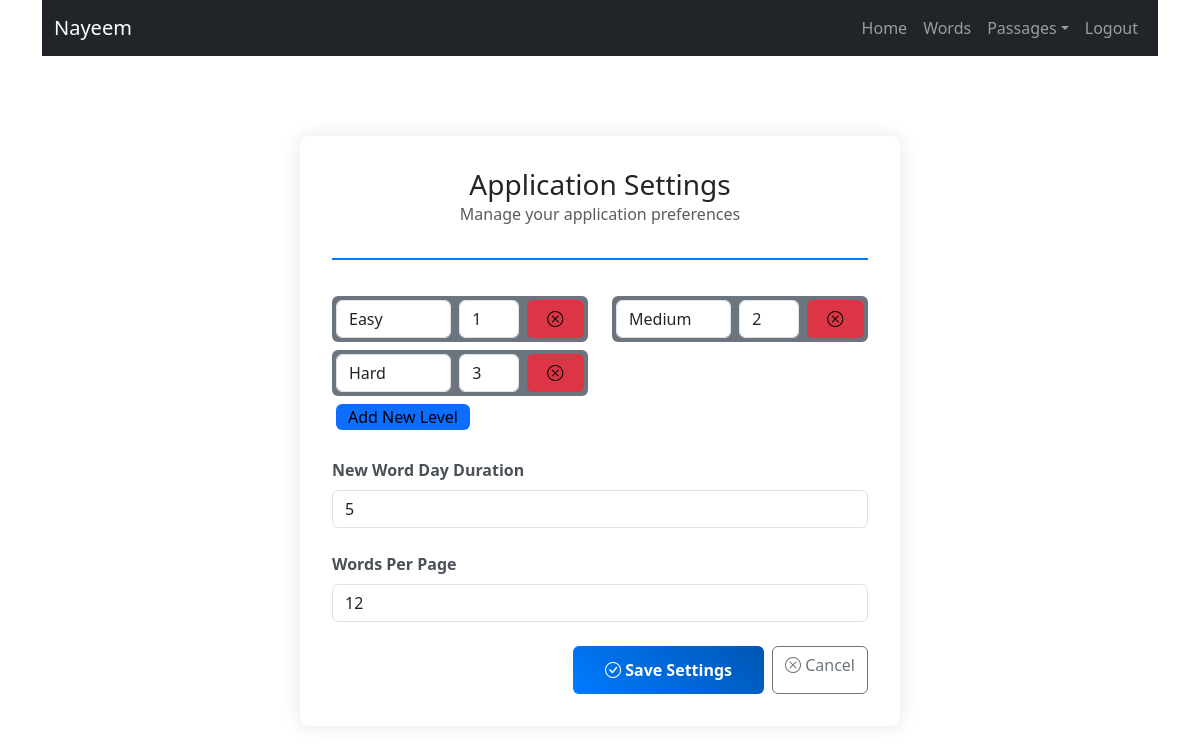
The page /settings/get-user-settings/ (signed in) on the database its author committed.
### user/models.py (models this page shows, shortened)
class User(AbstractUser):
    phone = models.CharField(max_length=100, null=True, blank=True)
    gender = models.CharField(max_length=10, choices=ghelp.list_to_tuple(CHOICE.GENDER), blank=True, null=True)
    user_type = models.CharField(max_length=20, choices=ghelp.list_to_tuple(CHOICE.USER_TYPE), default='General')
    @property
    def short_name(self):
        name = None
        if self.first_name: name = self.first_name
        else:
            if self.last_name: name = self.last_name
        return name

### word/models.py (models this page shows, shortened)
class ComplexityLevel(models.Model):
    text = models.CharField(max_length=50, unique=True)
    difficulty_level = models.IntegerField(default=1)
    color = models.CharField(max_length=50)
    created_at = models.DateTimeField(auto_now_add=True)

### settings/models.py (models this page shows, shortened)
class UserSettings(models.Model):
    user = models.OneToOneField(MODELS_USER.User, on_delete=models.CASCADE, related_name='user_setting')
    new_word_day_duration = models.IntegerField(default=7)
    words_per_page = models.IntegerField(default=12)

### settings/views.py (the view, shortened to what this page needs)
# urls.py: path('get-user-settings/', views.get_user_settings, name='get-user-settings'),
@login_required(login_url=ghelp.nav_links(key='login')['link'])
def get_user_settings(request):
    html_path = 'dictionary/settings/get-user-settings.html'
    user_settings = ghelp.get_user_settings(request.user)
    general_Settings = ghelp.get_general_settings(MODELS_SETT.Settings)
    context = {
        'title': 'Settings',
        'user': request.user,
        'nav_links': {
            'auth': {
                'home': ghelp.nav_links(key='home', user=request.user),
                'view_passage': ghelp.nav_links(key='view_passage'),
                'add_passage': ghelp.nav_links(key='add_passage'),
                'words': ghelp.nav_links(key='words'),
                'logout': ghelp.nav_links(key='logout')
            },
            'unauth': {
                'home': ghelp.nav_links(key='home'),
                'login': ghelp.nav_links(key='login'),
                'register': ghelp.nav_links(key='register'),
            }
        },
        'data': {
            'is_admin': True if request.user.user_type == 'Admin' else False,
            'complexitys': MODELS_WORD.ComplexityLevel.objects.all().order_by('difficulty_level'),
            'general_Settings': general_Settings,
            'user_settings': user_settings,
        }
    }
    return render(request, html_path, context=context)

### help/common/n.py (called while the page is built)
    def get_general_settings(self, Settings):
        settings = Settings.objects.all()
        if settings.exists(): return settings.first()
        else: return None

    def get_user_settings(self, loggedin_user):
        if hasattr(loggedin_user, 'user_setting'): return loggedin_user.user_setting
        else: return None

### templates/dictionary/settings/get-user-settings.html (shortened to what this page needs)
{% extends 'base.html' %}
{% block navbar %}
    <nav class="navbar navbar-expand-lg navbar-dark navbar-sticky-top">
        <div class="container-fluid">
            <a class="navbar-brand" href="{% url nav_links.auth.home.name %}">{{nav_links.auth.home.level}}</a>
            <div class="collapse navbar-collapse" id="navbarNav">
                <ul class="navbar-nav ms-auto">
                    {% if user.is_authenticated %}
                        <li class="nav-item"><a class="nav-link" href="{% url nav_links.auth.home.name %}">Home</a></li>
                        <li class="nav-item"><a class="nav-link" href="{% url nav_links.auth.words.name %}">{{nav_links.auth.words.level}}</a></li>
                        <li class="nav-item dropdown">
                            <a class="nav-link dropdown-toggle" href="#" id="passagesDropdown" role="button" data-bs-toggle="dropdown" aria-expanded="false">Passages</a>
                        </li>
                        <li class="nav-item"><a class="nav-link" href="{% url nav_links.auth.logout.name %}">{{nav_links.auth.logout.level}}</a></li>
                    {% endif %}
                </ul>
            </div>
        </div>
    </nav>
{% endblock %}
{% block body %}
    <div class="container py-5">
        <div class="settings-container">
            <div class="settings-header text-center">
                <h1 class="h3 mb-0">Application Settings</h1>
                <p class="text-muted">Manage your application preferences</p>
            </div>
            <form method="post" action="{% url 'get-user-settings' %}" novalidate>
                <div class="mb-4">
                    <div id="complexity-containter" class="row">
                        {% for complexity in data.complexitys %}
                        <div id="complexity-{{complexity.id}}" class="col-12 col-md-6 my-1 complexities">
                            <div class="d-flex flex-row bg-secondary rounded">
                                <input type="text"
                                    class="form-control w-50 m-1"
                                    value="{{complexity.text}}"
                                    name="complexity_text"
                                    required>
                                <input type="number"
                                    class="form-control w-25 m-1"
                                    value="{{complexity.difficulty_level}}"
                                    name="complexity_difficulty_level"
                                    min="1"
                                    required>
                                <button class="w-25 bg-danger rounded m-1" type="button" style="border: none;" onclick="removeComplexity('complexity-{{complexity.id}}')"><i class="bi bi-x-circle"></i></button>
                            </div>
                        </div>
                        {% endfor %}
                    </div>
                    <button class="w-25 bg-primary rounded m-1" type="button" style="border: none;" onclick="addNewComplexityLevel()">Add New Level</button>
                </div>
                <div class="mb-4">
                    <label for="newWordDayDuration" class="form-label">New Word Day Duration</label>
                    <input type="number"
                           class="form-control"
                           id="newWordDayDuration"
                           name="new_word_day_duration"
                           value="{{ data.user_settings.new_word_day_duration|default:'' }}"
                           min="1"
                           max="365"
                           required>
                </div>
                <div class="mb-4">
                    <label for="wordsPerPage" class="form-label">Words Per Page</label>
                    <input type="number"
                           class="form-control"
                           id="wordsPerPage"
                           name="words_per_page"
                           value="{{ data.user_settings.words_per_page|default:'' }}"
                           min="1"
                           required>
                </div>
                <div class="d-grid gap-2 d-md-flex justify-content-md-end">
                    <button type="submit" class="btn btn-primary">
                        <i class="bi bi-check-circle"></i> Save Settings
                    </button>
                    <a href="{% url 'home' %}" class="btn btn-outline-secondary">
                        <i class="bi bi-x-circle"></i> Cancel
                    </a>
                </div>
            </form>
        </div>
    </div>
{% endblock %}

### templates/base.html (style rules this page uses)
.navbar-sticky-top { position: sticky; top: 0; background-color: #212529; }

### templates/dictionary/settings/get-user-settings.html (style rules this page uses)
.settings-container { max-width: 600px; margin: 2rem auto; padding: 2rem; background: #fff; border-radius: 10px; box-shadow: 0 0 20px rgba(0,0,0,0.1); }
.settings-header { border-bottom: 2px solid #007bff; padding-bottom: 1rem; margin-bottom: 2rem; }
.form-label { font-weight: 600; color: #495057; }
.btn-primary { background: linear-gradient(45deg, #007bff, #0056b3); border: none; padding: 0.75rem 2rem; font-weight: 600; }

### rows shown on the page
User: auth.home.level "Nayeem"
ComplexityLevel: complexity_text "Easy", complexity_difficulty_level "1"
ComplexityLevel: complexity_text "Medium", complexity_difficulty_level "2"
ComplexityLevel: complexity_text "Hard", complexity_difficulty_level "3"
UserSettings: new_word_day_duration "5", words_per_page "12"

### other values the page prints
{{ nav_links.auth.words.level }} "Words"
{{ nav_links.auth.logout.level }} "Logout"
